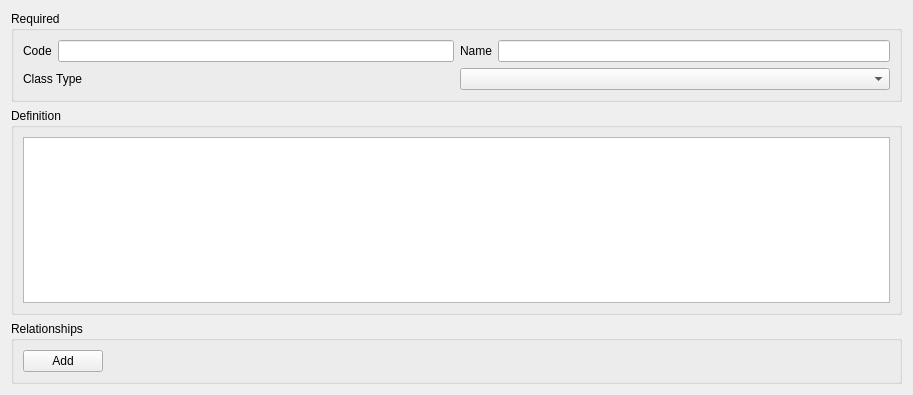
<?xml version="1.0" encoding="UTF-8"?>
<ui version="4.0">
 <class>ClassEditor</class>
 <widget class="QWidget" name="ClassEditor">
  <property name="geometry">
   <rect>
    <x>0</x>
    <y>0</y>
    <width>913</width>
    <height>395</height>
   </rect>
  </property>
  <property name="windowTitle">
   <string>Form</string>
  </property>
  <layout class="QVBoxLayout" name="verticalLayout">
   <item>
    <widget class="QGroupBox" name="gb_required">
     <property name="title">
      <string>Required</string>
     </property>
     <layout class="QGridLayout" name="gridLayout">
      <item row="0" column="0">
       <layout class="QHBoxLayout" name="hl_code">
        <item>
         <widget class="QLabel" name="lb_code">
          <property name="text">
           <string>Code</string>
          </property>
         </widget>
        </item>
        <item>
         <widget class="QLineEdit" name="le_code"/>
        </item>
       </layout>
      </item>
      <item row="1" column="0">
       <widget class="QLabel" name="lb_class_type">
        <property name="text">
         <string>Class Type</string>
        </property>
       </widget>
      </item>
      <item row="0" column="1">
       <layout class="QHBoxLayout" name="hl_name">
        <item>
         <widget class="QLabel" name="lb_name">
          <property name="text">
           <string>Name</string>
          </property>
         </widget>
        </item>
        <item>
         <widget class="QLineEdit" name="le_name"/>
        </item>
       </layout>
      </item>
      <item row="1" column="1">
       <widget class="QComboBox" name="cb_class_type"/>
      </item>
     </layout>
    </widget>
   </item>
   <item>
    <widget class="QGroupBox" name="gb_defintion">
     <property name="title">
      <string>Definition</string>
     </property>
     <layout class="QVBoxLayout" name="verticalLayout_2">
      <item>
       <widget class="QTextEdit" name="te_definition"/>
      </item>
     </layout>
    </widget>
   </item>
   <item>
    <widget class="QGroupBox" name="gb_relationship">
     <property name="title">
      <string>Relationships</string>
     </property>
     <layout class="QVBoxLayout" name="verticalLayout_3">
      <item>
       <layout class="QVBoxLayout" name="vl_relationship"/>
      </item>
      <item>
       <layout class="QHBoxLayout" name="hl_releationship_button">
        <item>
         <widget class="QPushButton" name="pushButton">
          <property name="text">
           <string>Add</string>
          </property>
         </widget>
        </item>
        <item>
         <spacer name="horizontalSpacer">
          <property name="orientation">
           <enum>Qt::Orientation::Horizontal</enum>
          </property>
          <property name="sizeHint" stdset="0">
           <size>
            <width>40</width>
            <height>20</height>
           </size>
          </property>
         </spacer>
        </item>
       </layout>
      </item>
     </layout>
    </widget>
   </item>
  </layout>
 </widget>
 <resources/>
 <connections/>
</ui>
